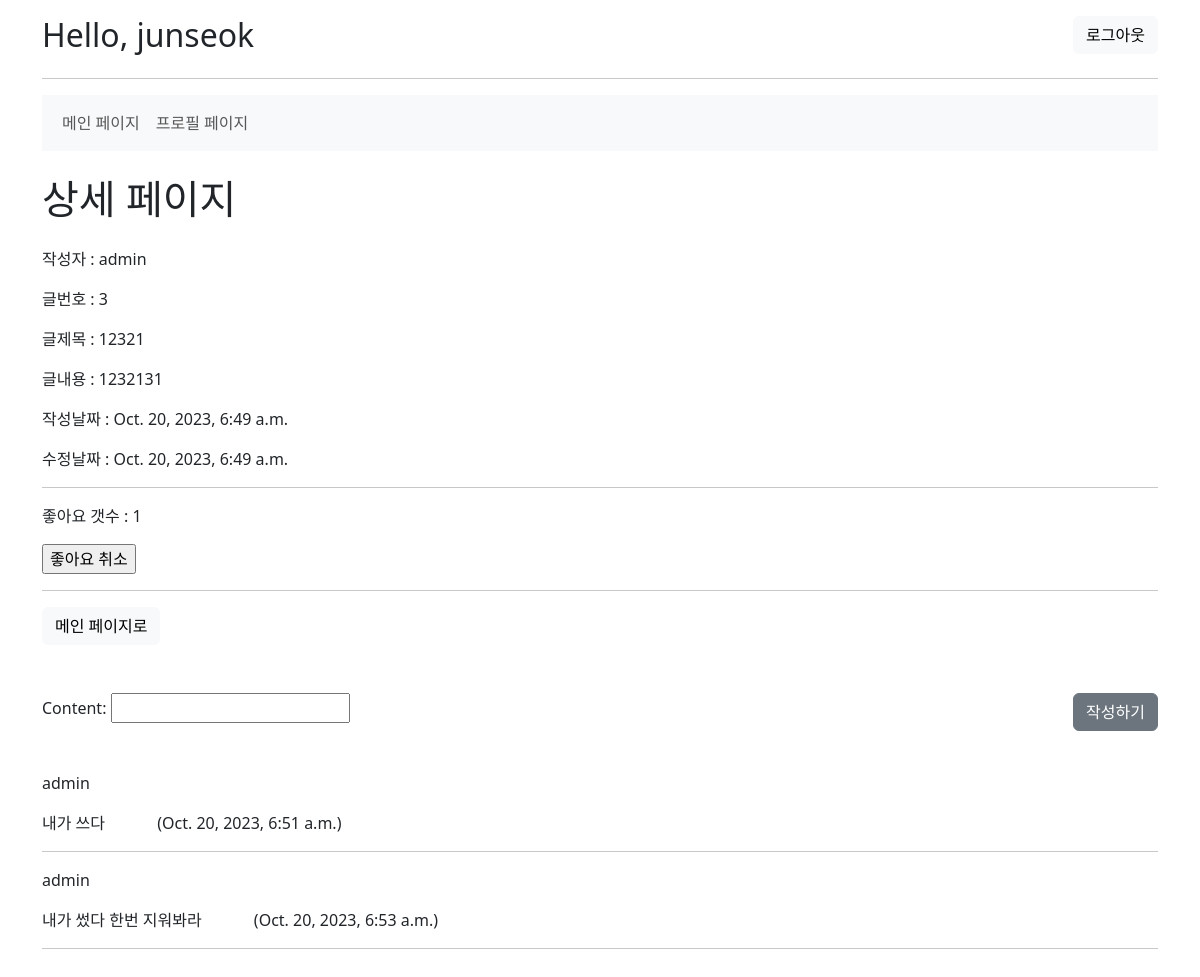
The app's page /boards/3/ (signed in) with its own data.
### accounts/models.py (models this page shows)
class User(AbstractUser):
    followings = models.ManyToManyField('self', symmetrical=False, related_name='followers')

### boards/models.py (models this page shows)
class Board(models.Model):
    author = models.ForeignKey(settings.AUTH_USER_MODEL, on_delete=models.CASCADE)
    like_users = models.ManyToManyField(
        settings.AUTH_USER_MODEL, related_name='like_boards'
    )
    title = models.CharField(max_length=20)
    content = models.TextField()
    created_at = models.DateTimeField(auto_now_add=True)
    updated_at = models.DateTimeField(auto_now=True)

class Comment(models.Model):
    author = models.ForeignKey(settings.AUTH_USER_MODEL, on_delete=models.CASCADE)
    board = models.ForeignKey(Board, on_delete=models.CASCADE, related_name='comments')
    content = models.CharField(max_length=200)
    created_at = models.DateTimeField(auto_now_add=True)
    updated_at = models.DateTimeField(auto_now=True)

### boards/views.py (the view)
# urls.py: path('<int:pk>/', views.detail, name='detail'),
@require_http_methods(["GET", "POST"])
def detail(request, pk):
    board = get_object_or_404(Board, pk=pk)
    if request.method == 'POST':
        board.delete()
        return redirect('boards:index')
    comments = board.comments.all()
    comment_form = CommentForm()
    context = {
        'board': board,
        'comments': comments,
        'comment_form': comment_form,
    }
    return render(request, 'boards/detail.html', context)

### boards/forms.py
class CommentForm(forms.ModelForm):
    class Meta:
        model = Comment
        fields = ('content', )

### boards/templates/boards/detail.html (shortened to what this page needs)
{% extends 'base.html' %}
{% block content %}
<div>
  <div class="d-flex justify-content-between">
    <h1 class="mb-4">상세 페이지</h1>
  </div>
  <p>작성자 : {{ board.author }}</p>
  <p>글번호 : {{ board.id }}</p>
  <p>글제목 : {{ board.title }}</p>
  <p>글내용 : {{ board.content }}</p>
  <p>작성날짜 : {{ board.created_at }}</p>
  <p>수정날짜 : {{ board.updated_at }}</p>
  <hr>
  <form action="{% url "boards:likes" board.pk %}" method="POST">
    <p>좋아요 갯수 : {{ board.like_users.all|length }} </p>
    {% if request.user in board.like_users.all %}
      <input type="submit" value="좋아요 취소">
    {% else %}
      <input type="submit" value="좋아요">
    {% endif %}
  </form>
  <hr>
  <div class="mb-5 d-flex justify-content-between">
    <a href="{% url 'boards:index' %}"><button class="btn btn-light">메인 페이지로</button></a>
  </div>
  <form action="{% url 'boards:comment' board.id %}" method='POST'>
    <button class="btn btn-secondary" style="float: right;" type="submit">작성하기</button>
    {{ comment_form.as_p }}
  </form>
  <div class="mt-5">
    {% if comments|length == 0 %} 댓글이 없습니다.
    {% else %}
      {% for comment in comments %}
      <div>
        {{ comment.author }}
      </div>
      <div class="my-3 d-flex justify-content-between">
        <div>
          <span>{{ comment.content }}</span>
          <span class="mx-5">({{ comment.created_at }})</span>
        </div>
        </div>
        <hr/>
      {% endfor %}
    {% endif %}
  </div>
</div>
{% endblock content %}

### templates/base.html (shortened to what this page needs)
<!DOCTYPE html>
<html lang="en">
<head>
  <link href="https://cdn.jsdelivr.net/npm/bootstrap@5.3.2/dist/css/bootstrap.min.css" rel="stylesheet">
</head>
<body>
  <div class="mt-3 container">
    {% if request.user.is_authenticated %}
      <div class="d-flex justify-content-between">
        <h2>Hello, {{ user.username }}</h2>
        <a style="height: 70%;" href="{% url 'accounts:logout' %}"><button class="btn btn-light">로그아웃</button></a>
      </div>
    {% endif %}
    <hr>
    <div class="mt-3 mb-4">
      {% include '_navbar.html' %}
    </div>
    <div class="mb-5">
      {% block content %}
      {% endblock content %}
    </div>
  </div>
</body>
</html>

### records on screen
User: username "junseok"
Board: author "admin", id "3", title "12321", content "1232131", created_at "Oct. 20, 2023, 6:49 a.m.", updated_at "Oct. 20, 2023, 6:49 a.m.", like_users.all|length "1"
Comment: author "admin", content "내가 쓰다", created_at "Oct. 20, 2023, 6:51 a.m."
Comment: author "admin", content "내가 썼다 한번 지워봐라", created_at "Oct. 20, 2023, 6:53 a.m."
